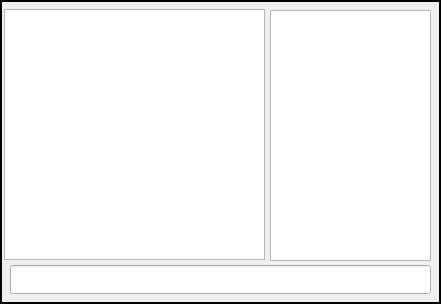
   <widget class="QFrame" name="chat_window">
    <property name="geometry">
     <rect>
      <x>350</x>
      <y>163</y>
      <width>441</width>
      <height>304</height>
     </rect>
    </property>
    <property name="frameShape">
     <enum>QFrame::WinPanel</enum>
    </property>
    <property name="frameShadow">
     <enum>QFrame::Plain</enum>
    </property>
    <widget class="QTextEdit" name="chatlog">
     <property name="geometry">
      <rect>
       <x>4</x>
       <y>9</y>
       <width>261</width>
       <height>251</height>
      </rect>
     </property>
     <property name="font">
      <font>
       <family>JetBrains Mono</family>
       <pointsize>12</pointsize>
      </font>
     </property>
     <property name="focusPolicy">
      <enum>Qt::NoFocus</enum>
     </property>
     <property name="readOnly">
      <bool>true</bool>
     </property>
    </widget>
    <widget class="QLineEdit" name="chat_entry">
     <property name="geometry">
      <rect>
       <x>10</x>
       <y>265</y>
       <width>421</width>
       <height>29</height>
      </rect>
     </property>
     <property name="font">
      <font>
       <family>JetBrains Mono</family>
       <pointsize>12</pointsize>
      </font>
     </property>
     <property name="focusPolicy">
      <enum>Qt::ClickFocus</enum>
     </property>
    </widget>
    <widget class="QTextEdit" name="users_list">
     <property name="geometry">
      <rect>
       <x>270</x>
       <y>10</y>
       <width>161</width>
       <height>251</height>
      </rect>
     </property>
     <property name="font">
      <font>
       <family>JetBrains Mono</family>
       <pointsize>12</pointsize>
      </font>
     </property>
     <property name="focusPolicy">
      <enum>Qt::NoFocus</enum>
     </property>
     <property name="readOnly">
      <bool>true</bool>
     </property>
    </widget>
   </widget>
